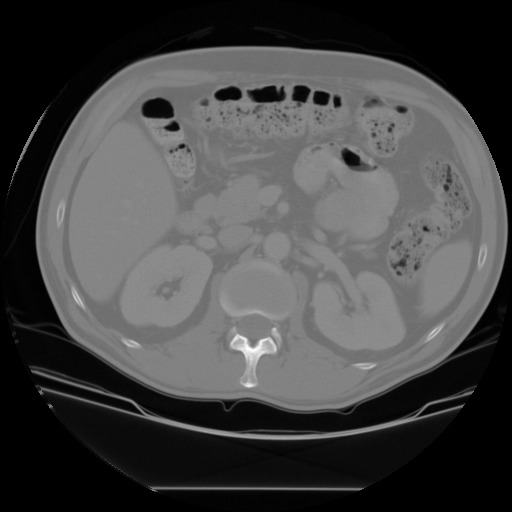
#> input picture images/Image_4.jpg, 512 x 512 px
$ python EG_2021_4512_Q8.py
#> lines starting #> are read from the running program, lines starting #| are printed output that depends on the picture; after the words box and inside, x2 and y2 are one past the last pixel; in counts of white or black regions, pixels touching at a corner belong together
import cv2
import numpy as np
import matplotlib.pyplot as plt
import os
from sklearn.cluster import KMeans

def save_img(title, img, fname):
    plt.figure(figsize=(6,5))
    if len(img.shape) == 2:
        plt.imshow(img, cmap='gray')
    else:
        plt.imshow(img)
    plt.title(title)
    plt.axis('off')
    path = os.path.join("../outputs", fname)
    plt.savefig(path, bbox_inches='tight')
    print("[SAVED]", path)
    plt.close()

if __name__ == "__main__":
    # Load image
    img = cv2.imread("../images/Image_4.jpg", cv2.IMREAD_GRAYSCALE)
#> img is the input picture: shape (512, 512); min 0, max 255, mean 69.8
    if img is None:
        print("Error loading Image_4.jpg")
        exit()

    save_img("Original CT", img, "Q8_original.png")

    # Preprocessing
    blur = cv2.GaussianBlur(img, (7,7), 0)

    # Reshape for clustering
    pixel_vals = blur.reshape((-1,1)).astype(np.float32)

    # K-means clustering (K=5)
    k = 5
    kmeans = KMeans(n_clusters=k, random_state=0)
    kmeans.fit(pixel_vals)
    labels = kmeans.labels_.reshape(img.shape)

    # Color each cluster
    colors = np.random.randint(0,255,(k,3))
    segmented = np.zeros((img.shape[0], img.shape[1], 3), dtype=np.uint8)

    for i in range(k):
        segmented[labels == i] = colors[i]

    save_img("K-means Tissue Segmentation", segmented, "Q8_kmeans.png")
#> call 2 of save_img, with title = 'K-means Tissue Segmentation', fname = 'Q8_kmeans.png'
#> in save_img (call 2), `plt.savefig(path, bbox_inches='tight')`:
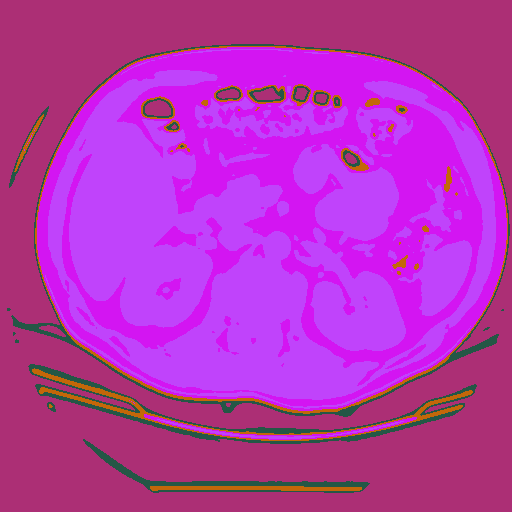
#> shown: shape (512, 512, 3); mean R, G, B 182, 50.3, 179.8

    # Connected components within each cluster
    organ_map = np.zeros_like(segmented)

    for i in range(k):
        mask = (labels == i).astype(np.uint8) * 255
        num, labs = cv2.connectedComponents(mask)

        # Color each connected region
        for cc in range(1, num):
            organ_map[labs == cc] = np.random.randint(0,255,3)
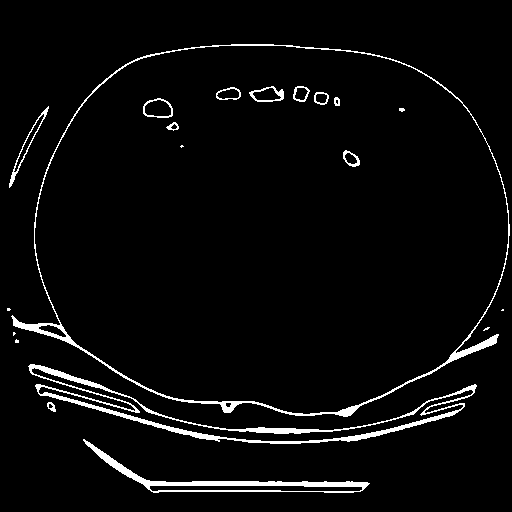
#> mask: shape (512, 512); 3.9% white; 20 white regions (7 under 20 px), largest, box (x1, y1, x2, y2) and area: (28, 364, 477, 444) 3647, (11, 44, 510, 417) 3383, (83, 439, 370, 493) 1923
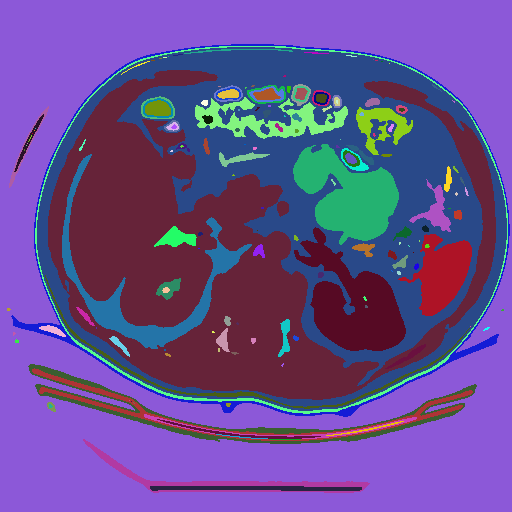
#> organ_map: shape (512, 512, 3); mean of channels 0, 1, 2 146.4, 77.3, 103.5; drawn as B, G, R

    save_img("Final Multi-Organ Segmentation", organ_map, "Q8_segmented.png")

$ run again, with images/Image_1.jpg copied over images/Image_4.jpg
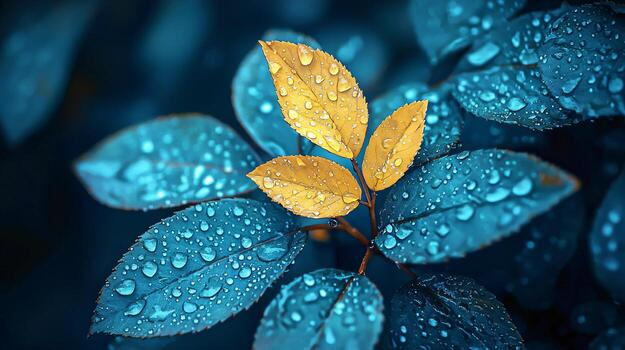
#> input picture images/Image_1.jpg, 625 x 350 px
#> after the loop `for i in range(k):`:
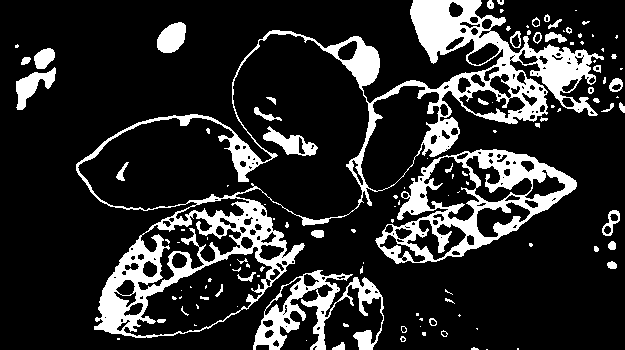
#> mask: shape (350, 625); 17.3% white; 121 white regions (73 under 20 px), largest, box (x1, y1, x2, y2) and area: (76, 0, 604, 338) 22251, (375, 149, 577, 264) 7122, (253, 270, 384, 350) 3562
#> after the loop `for i in range(k):`:
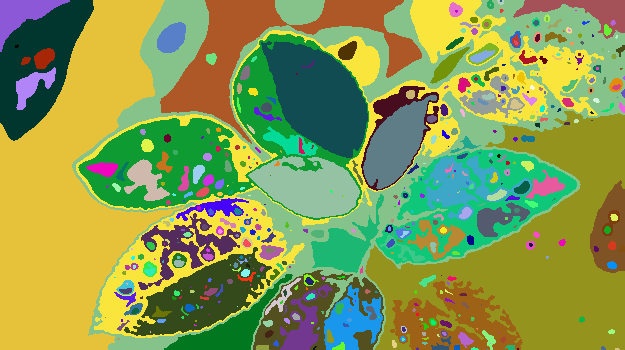
#> organ_map: shape (350, 625, 3); mean of channels 0, 1, 2 80.8, 154, 136.4; drawn as B, G, R

$ run again, with images/Image_5.jpg copied over images/Image_4.jpg
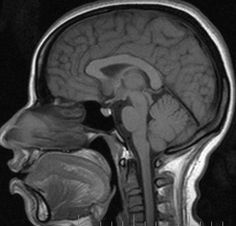
#> input picture images/Image_5.jpg, 236 x 226 px
#> img is the input picture: shape (226, 236); min 0, max 255, mean 66.2
#> after the loop `for i in range(k):`:
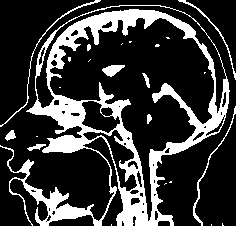
#> mask: shape (226, 236); 22.5% white; 24 white regions (14 under 20 px), largest, box (x1, y1, x2, y2) and area: (0, 5, 230, 226) 10869, (0, 0, 101, 127) 248, (193, 106, 236, 226) 239
#> after the loop `for i in range(k):`:
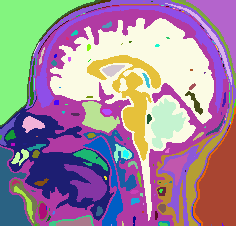
#> organ_map: shape (226, 236, 3); mean of channels 0, 1, 2 155.3, 136, 160.5; drawn as B, G, R
